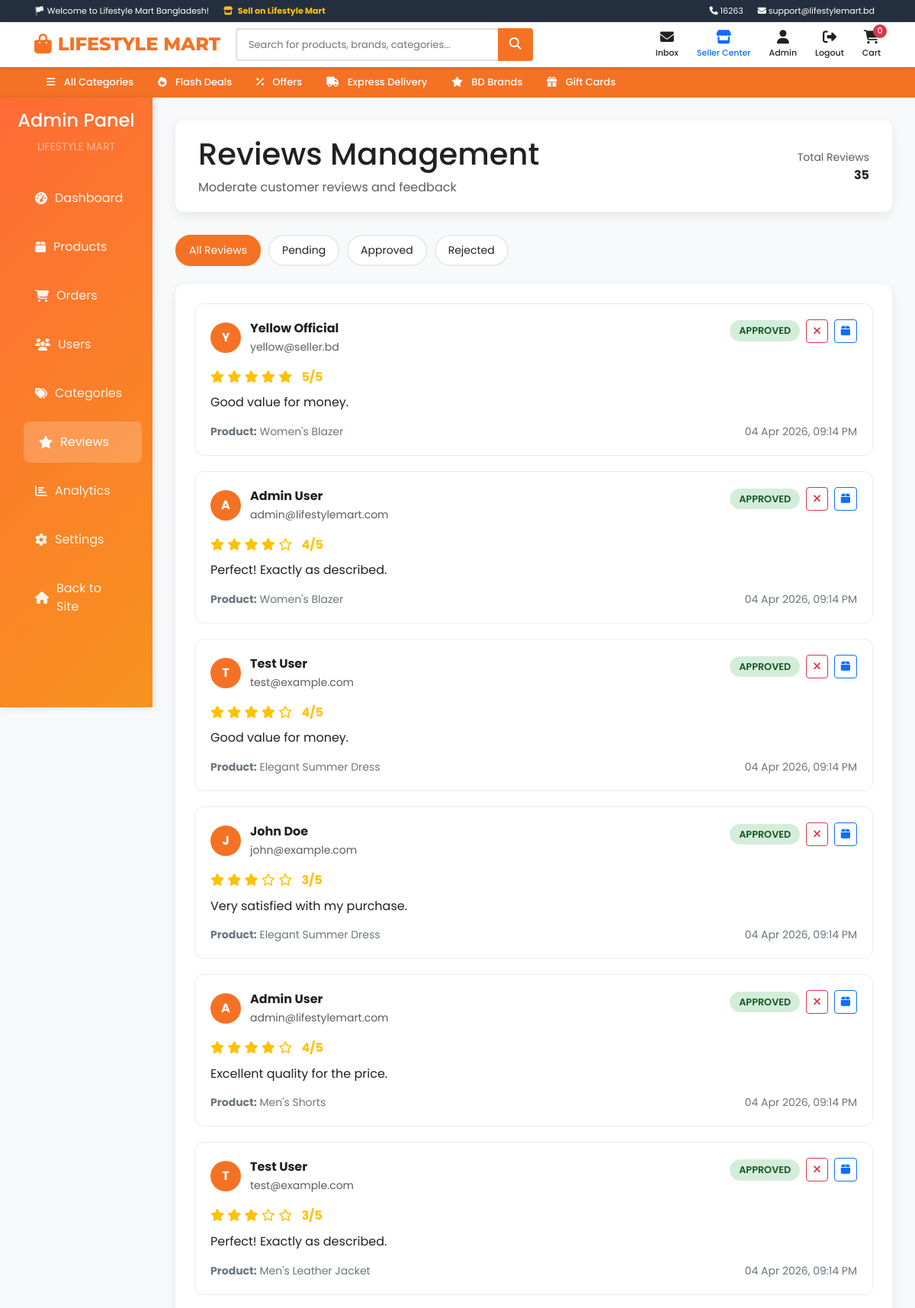
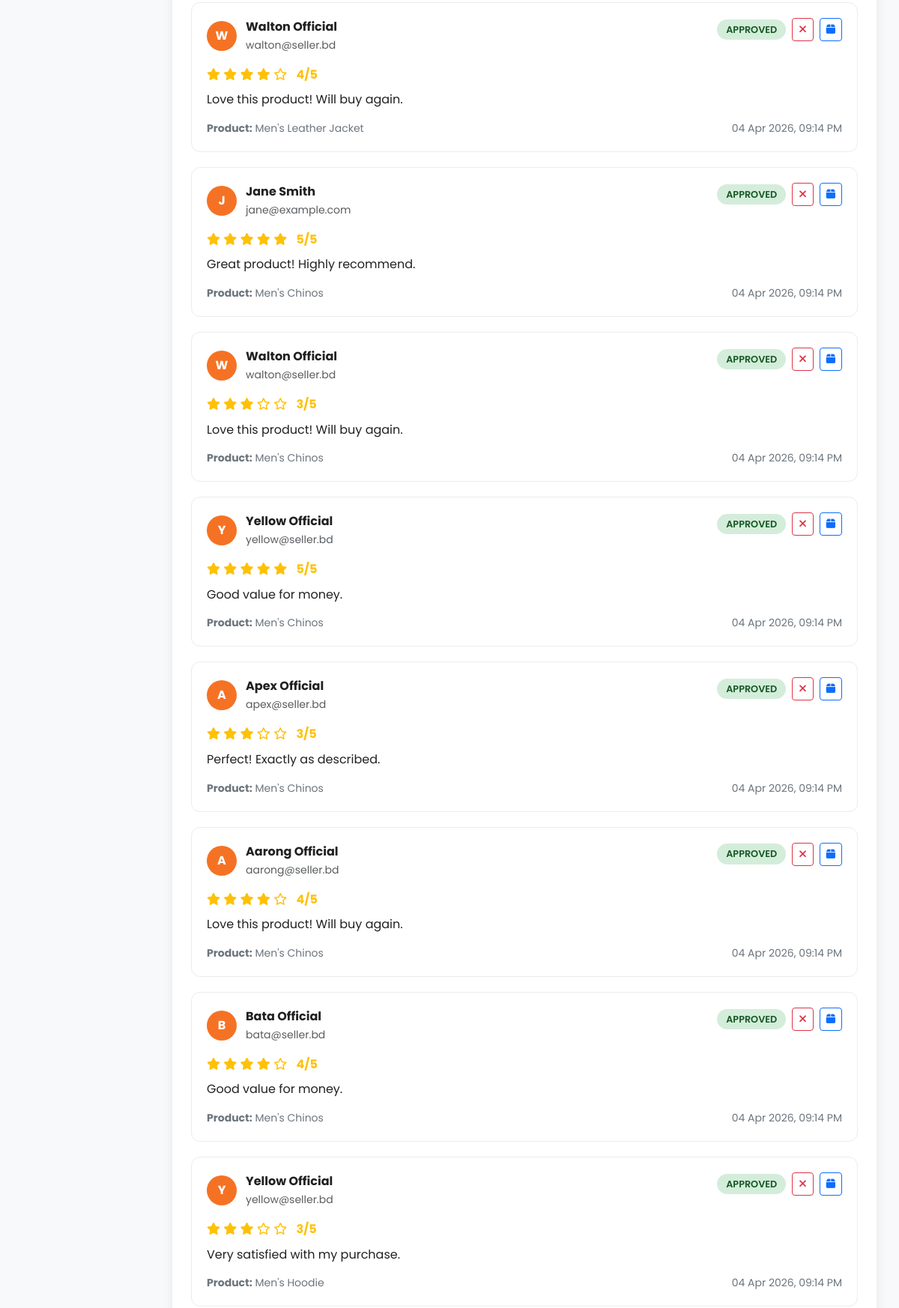
/admin/reviews (signed in, upper part), run on the app's committed database (2 pictures, top to bottom).
### app.py (models this page shows, shortened)
class User(UserMixin, db.Model):
    __tablename__ = 'users'
    id = db.Column(db.Integer, primary_key=True)
    name = db.Column(db.String(100), nullable=False)
    email = db.Column(db.String(100), unique=True, nullable=False)
    password_hash = db.Column(db.String(255), nullable=False)
    phone = db.Column(db.String(20))
    address = db.Column(db.Text)
    role = db.Column(db.Enum('user', 'admin', 'seller'), default='user')
    shop_name = db.Column(db.String(100))
    shop_description = db.Column(db.Text)
    created_at = db.Column(db.DateTime, default=datetime.utcnow)
    orders = db.relationship('Order', backref='user', lazy=True)
    reviews = db.relationship('Review', backref='user', lazy=True)
    products = db.relationship('Product', backref='seller', lazy=True)

class Review(db.Model):
    __tablename__ = 'reviews'
    id = db.Column(db.Integer, primary_key=True)
    product_id = db.Column(db.Integer, db.ForeignKey('products.id'), nullable=False)
    user_id = db.Column(db.Integer, db.ForeignKey('users.id'), nullable=False)
    rating = db.Column(db.Integer, nullable=False)
    review_text = db.Column(db.Text)
    status = db.Column(db.Enum('approved', 'pending', 'rejected'), default='pending')
    created_at = db.Column(db.DateTime, default=datetime.utcnow)

class Product(db.Model):
    __tablename__ = 'products'
    id = db.Column(db.Integer, primary_key=True)
    name = db.Column(db.String(150), nullable=False)
    description = db.Column(db.Text)
    category_id = db.Column(db.Integer, db.ForeignKey('categories.id'), nullable=False)
    price = db.Column(db.Float, nullable=False)
    stock = db.Column(db.Integer, default=0)
    image = db.Column(db.String(255))
    brand = db.Column(db.String(100))
    seller_id = db.Column(db.Integer, db.ForeignKey('users.id'))
    is_featured = db.Column(db.Boolean, default=False)
    is_eco_friendly = db.Column(db.Boolean, default=False)
    eco_description = db.Column(db.Text)
    status = db.Column(db.Enum('active', 'inactive'), default='active')
    created_at = db.Column(db.DateTime, default=datetime.utcnow)
    order_items = db.relationship('OrderItem', backref='product', lazy=True)
    reviews = db.relationship('Review', backref='product', lazy=True)

### app.py (the view)
@app.route('/admin/reviews')
@admin_required
def admin_reviews():
    page = request.args.get('page', 1, type=int)
    status = request.args.get('status', '')
    query = Review.query
    if status:
        query = query.filter(Review.status == status)
    reviews = query.order_by(Review.created_at.desc()).paginate(
        page=page, per_page=20, error_out=False
    )
    return render_template('admin/reviews.html', reviews=reviews, status=status)

### templates/admin/reviews.html (shortened to what this page needs)
{% extends "base.html" %}
{% block content %}
<div class="admin-container">
    <div class="row g-0">
        <div class="col-md-3 col-lg-2">
            <div class="admin-sidebar p-3">
                <div class="text-center mb-4">
                    <h4 class="text-white">Admin Panel</h4>
                    <small class="text-white-50">LIFESTYLE MART</small>
                </div>
                <nav class="nav flex-column">
                    <a href="{{ url_for('admin_dashboard') }}" class="nav-link">
                        <i class="fas fa-tachometer-alt"></i>
                        Dashboard
                    </a>
                    <a href="#" class="nav-link">
                        <i class="fas fa-box"></i>
                        Products
                    </a>
                    <a href="#" class="nav-link">
                        <i class="fas fa-shopping-cart"></i>
                        Orders
                    </a>
                    <a href="#" class="nav-link">
                        <i class="fas fa-users"></i>
                        Users
                    </a>
                    <a href="#" class="nav-link">
                        <i class="fas fa-tags"></i>
                        Categories
                    </a>
                    <a href="{{ url_for('admin_reviews') }}" class="nav-link active">
                        <i class="fas fa-star"></i>
                        Reviews
                    </a>
                    <a href="#" class="nav-link">
                        <i class="fas fa-chart-bar"></i>
                        Analytics
                    </a>
                    <a href="#" class="nav-link">
                        <i class="fas fa-cog"></i>
                        Settings
                    </a>
                    <a href="{{ url_for('index') }}" class="nav-link">
                        <i class="fas fa-home"></i>
                        Back to Site
                    </a>
                </nav>
            </div>
        </div>
        <div class="col-md-9 col-lg-10">
            <div class="admin-main">
                <div class="admin-header">
                    <div>
                        <h1>Reviews Management</h1>
                        <p class="text-muted mb-0">Moderate customer reviews and feedback</p>
                    </div>
                    <div class="d-flex align-items-center gap-3">
                        <div class="text-end">
                            <small class="text-muted">Total Reviews</small>
                            <div class="fw-bold">{{ reviews.total }}</div>
                        </div>
                    </div>
                </div>
                <div class="filter-buttons mb-4">
                    <a href="{{ url_for('admin_reviews') }}" class="filter-btn {{ 'active' if not status }}">
                        All Reviews
                    </a>
                    <a href="{{ url_for('admin_reviews', status='pending') }}" class="filter-btn {{ 'active' if status == 'pending' }}">
                        Pending
                    </a>
                    <a href="{{ url_for('admin_reviews', status='approved') }}" class="filter-btn {{ 'active' if status == 'approved' }}">
                        Approved
                    </a>
                    <a href="{{ url_for('admin_reviews', status='rejected') }}" class="filter-btn {{ 'active' if status == 'rejected' }}">
                        Rejected
                    </a>
                </div>
                <div class="reviews-table">
                    {% if reviews.items %}
                        {% for review in reviews.items %}
                        <div class="review-card">
                            <div class="review-header">
                                <div class="reviewer-info">
                                    <div class="reviewer-avatar">
                                        {{ review.user.name[0].upper() if review.user else 'U' }}
                                    </div>
                                    <div>
                                        <div class="fw-bold">{{ review.user.name if review.user else 'Unknown User' }}</div>
                                        <small class="text-muted">{{ review.user.email if review.user else 'No email' }}</small>
                                    </div>
                                </div>
                                <div class="d-flex align-items-center gap-2">
                                    <span class="review-status {{ review.status or 'pending' }}">
                                        {{ review.status or 'pending' }}
                                    </span>
                                    <div class="table-actions">
                                        {% if review.status != 'rejected' %}
                                        <a href="{{ url_for('admin_reject_review', id=review.id) }}"
                                           class="btn btn-sm btn-outline-danger" title="Reject Review">
                                            <i class="fas fa-times"></i>
                                        </a>
                                        {% endif %}
                                        <a href="{{ url_for('product_detail', id=review.product_id) }}"
                                           class="btn btn-sm btn-outline-primary" title="View Product">
                                            <i class="fas fa-box"></i>
                                        </a>
                                    </div>
                                </div>
                            </div>
                            <div class="review-content">
                                <div class="rating-stars mb-2">
                                    {% for i in range(5) %}
                                        {% if i < review.rating %}
                                        <i class="fas fa-star"></i>
                                        {% else %}
                                        <i class="far fa-star"></i>
                                        {% endif %}
                                    {% endfor %}
                                    <span class="ms-2 fw-bold">{{ review.rating }}/5</span>
                                </div>
                                <p class="mb-0">{{ review.review_text }}</p>
                            </div>
                            <div class="review-meta">
                                <div>
                                    <strong>Product:</strong> {{ review.product.name if review.product else 'Unknown Product' }}
                                </div>
                                <div>
                                    {{ review.created_at.strftime('%d %b %Y, %I:%M %p') }}
                                </div>
                            </div>
                        </div>
                        {% endfor %}
                    {% endif %}
                </div>
            </div>
        </div>
    </div>
</div>
{% endblock %}

### templates/base.html (shortened to what this page needs)
<!DOCTYPE html>
<html lang="en">
<head>
    <link href="https://cdn.jsdelivr.net/npm/bootstrap@5.3.2/dist/css/bootstrap.min.css" rel="stylesheet">
    <link rel="stylesheet" href="https://cdnjs.cloudflare.com/ajax/libs/font-awesome/6.4.2/css/all.min.css">
    <link rel="stylesheet" href="{{ url_for('static', filename='css/style.css') }}">
</head>
<body>
    <div class="top-header">
        <div class="container">
            <div class="d-flex justify-content-between align-items-center">
                <div>
                    <span>🏳️ Welcome to Lifestyle Mart Bangladesh!</span>
                    {% if current_user.is_authenticated and current_user.role != 'seller' %}
                        <a href="{{ url_for('become_seller') }}" class="ms-3 text-warning fw-bold"><i class="fas fa-store me-1"></i> Sell on Lifestyle Mart</a>
                    {% endif %}
                </div>
                <div>
                    <a href="#"><i class="fas fa-phone"></i> 16263</a>
                    <a href="#"><i class="fas fa-envelope"></i> support@lifestylemart.bd</a>
                </div>
            </div>
        </div>
    </div>
    <header class="main-header">
        <div class="container py-2">
            <div class="d-flex align-items-center">
                <a href="{{ url_for('index') }}" class="logo">
                    <i class="fas fa-shopping-bag"></i>
                    LIFESTYLE MART
                </a>
                <div class="search-container">
                    <form action="{{ url_for('shop') }}" method="GET" class="search-box">
                        <input type="text" name="search" class="search-input" placeholder="Search for products, brands, categories...">
                        <button type="submit" class="search-btn" aria-label="Search">
                            <i class="fas fa-search"></i>
                        </button>
                    </form>
                </div>
                <div class="header-actions d-flex align-items-center gap-4">
                    <a href="{{ url_for('track_order') }}" class="text-white text-decoration-none">
                        <i class="fas fa-shipping-fast"></i>
                        <span class="d-none d-md-inline">Track Order</span>
                    </a>
                    {% if current_user.is_authenticated %}
                        <a href="{{ url_for('inbox') }}" class="header-action position-relative">
                            <i class="fas fa-envelope"></i>
                            <span>Inbox</span>
                        </a>
                        {% if current_user.role == 'seller' or current_user.role == 'admin' %}
                        <a href="{{ url_for('seller_dashboard') }}" class="header-action text-primary">
                            <i class="fas fa-store"></i>
                            <span>Seller Center</span>
                        </a>
                        {% endif %}
                        <a href="{{ url_for('profile') }}" class="header-action">
                            <i class="fas fa-user"></i>
                            <span>{{ current_user.name.split()[0] }}</span>
                        </a>
                        <a href="{{ url_for('logout') }}" class="header-action">
                            <i class="fas fa-sign-out-alt"></i>
                            <span>Logout</span>
                        </a>
                    {% endif %}
                    <a href="{{ url_for('cart') }}" class="header-action">
                        <i class="fas fa-shopping-cart"></i>
                        <span>Cart</span>
                        <span class="cart-count">0</span>
                    </a>
                </div>
            </div>
        </div>
    </header>
    <nav class="nav-menu">
        <div class="container">
            <ul class="nav">
                <li class="nav-item category-dropdown">
                    <a class="nav-link" href="#">
                        <i class="fas fa-bars me-2"></i> All Categories
                    </a>
                </li>
                <li class="nav-item">
                    <a class="nav-link" href="{{ url_for('shop') }}"><i class="fas fa-fire me-2"></i> Flash Deals</a>
                </li>
                <li class="nav-item">
                    <a class="nav-link" href="#"><i class="fas fa-percentage me-2"></i> Offers</a>
                </li>
                <li class="nav-item">
                    <a class="nav-link" href="#"><i class="fas fa-truck me-2"></i> Express Delivery</a>
                </li>
                <li class="nav-item">
                    <a class="nav-link" href="#"><i class="fas fa-star me-2"></i> BD Brands</a>
                </li>
                <li class="nav-item">
                    <a class="nav-link" href="#"><i class="fas fa-gift me-2"></i> Gift Cards</a>
                </li>
            </ul>
        </div>
    </nav>
    <main>
        {% block content %}{% endblock %}
    </main>
</body>
</html>

### data on the page
User: name "Admin"
Review: user "Y", user "Yellow Official", user "yellow@seller.bd", status "APPROVED", rating "5", review_text "Good value for money.", product "Women's Blazer", created_at "04 Apr 2026, 09:14 PM"
Review: user "A", user "Admin User", user "admin@lifestylemart.com", status "APPROVED", rating "4", review_text "Perfect! Exactly as described.", product "Women's Blazer", created_at "04 Apr 2026, 09:14 PM"
Review: user "T", user "Test User", user "test@example.com", status "APPROVED", rating "4", review_text "Good value for money.", product "Elegant Summer Dress", created_at "04 Apr 2026, 09:14 PM"
Review: user "J", user "John Doe", user "john@example.com", status "APPROVED", rating "3", review_text "Very satisfied with my purchase.", product "Elegant Summer Dress", created_at "04 Apr 2026, 09:14 PM"
Review: user "A", user "Admin User", user "admin@lifestylemart.com", status "APPROVED", rating "4", review_text "Excellent quality for the price.", product "Men's Shorts", created_at "04 Apr 2026, 09:14 PM"
Review: user "T", user "Test User", user "test@example.com", status "APPROVED", rating "3", review_text "Perfect! Exactly as described.", product "Men's Leather Jacket", created_at "04 Apr 2026, 09:14 PM"
Review: user "W", user "Walton Official", user "walton@seller.bd", status "APPROVED", rating "4", review_text "Love this product! Will buy again.", product "Men's Leather Jacket", created_at "04 Apr 2026, 09:14 PM"
Review: user "J", user "Jane Smith", user "jane@example.com", status "APPROVED", rating "5", review_text "Great product! Highly recommend.", product "Men's Chinos", created_at "04 Apr 2026, 09:14 PM"
Review: user "W", user "Walton Official", user "walton@seller.bd", status "APPROVED", rating "3", review_text "Love this product! Will buy again.", product "Men's Chinos", created_at "04 Apr 2026, 09:14 PM"
Review: user "Y", user "Yellow Official", user "yellow@seller.bd", status "APPROVED", rating "5", review_text "Good value for money.", product "Men's Chinos", created_at "04 Apr 2026, 09:14 PM"
Review: user "A", user "Apex Official", user "apex@seller.bd", status "APPROVED", rating "3", review_text "Perfect! Exactly as described.", product "Men's Chinos", created_at "04 Apr 2026, 09:14 PM"
Review: user "A", user "Aarong Official", user "aarong@seller.bd", status "APPROVED", rating "4", review_text "Love this product! Will buy again.", product "Men's Chinos", created_at "04 Apr 2026, 09:14 PM"
Review: user "B", user "Bata Official", user "bata@seller.bd", status "APPROVED", rating "4", review_text "Good value for money.", product "Men's Chinos", created_at "04 Apr 2026, 09:14 PM"
Review: user "Y", user "Yellow Official", user "yellow@seller.bd", status "APPROVED", rating "3", review_text "Very satisfied with my purchase.", product "Men's Hoodie", created_at "04 Apr 2026, 09:14 PM"

### other printed values
{{ reviews.total }} "35"
